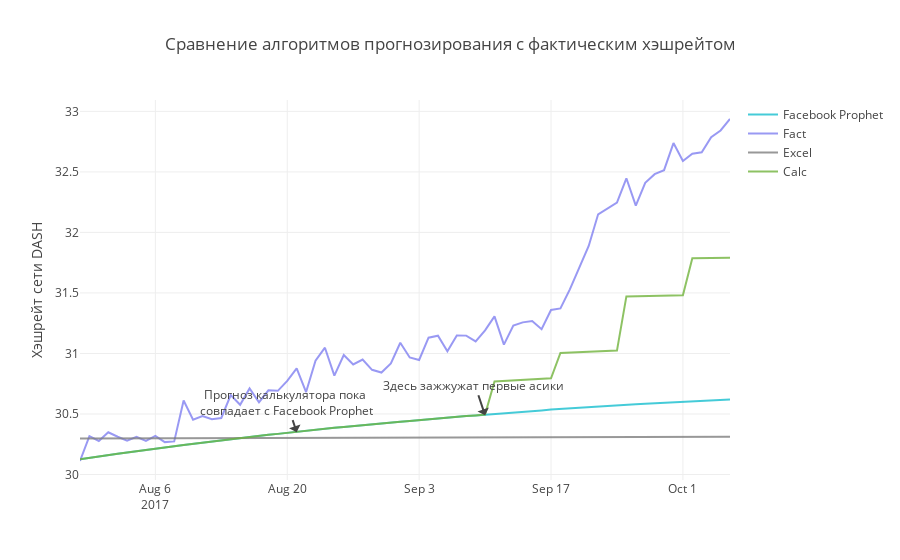

Notebook code for this chart:
### Code cell
#


def show_forecast(data):

    # Facebook Prophet
    facebook_prophet = go.Scatter(
        name='Facebook Prophet',
        x=data.index,
        y=data.facebook_prophet,
        mode='lines',
        line=dict(color='#17BECF'),
        opacity = 0.8,
    )
    
      # excel
    excel = go.Scatter(
        name='Excel',
        x=data.index,
        y=data.excel,
        marker=dict(color="#7F7F7F"),
        mode='lines',
        opacity = 0.8,
    )
    
    
     # calc
    calc = go.Scatter(
        name='Calc',
        x=data.index,
        y=data.calc,
        marker=dict(color="#71B33C"),
        mode='lines',
        opacity = 0.8,
    )
    
  
    # fact
    fact = go.Scatter(
        name='Fact',
        x=data.index,
        y=data.fact,
        marker=dict(color="8080F0"),
        mode='lines',
         opacity = 0.8,
    )

    
    data = [facebook_prophet, fact, excel, calc]

    layout = go.Layout(
       
        yaxis=dict(title='Хэшрейт сети DASH'),
        title='Сравнение алгоритмов прогнозирования с фактическим хэшрейтом ',
        showlegend = True,
        )
    
    
    layout.update(dict(annotations=[
        go.Annotation(text="Прогноз калькулятора пока <br> совпадает с Facebook Prophet ", x='2017-08-21', y=30.35),
        go.Annotation(text="Здесь зажжужат первые асики ", x='2017-09-10', y=30.49)
    ]))
    
    
    fig = go.Figure(data=data, layout=layout)
    iplot(fig, show_link=False)

show_forecast(data)
